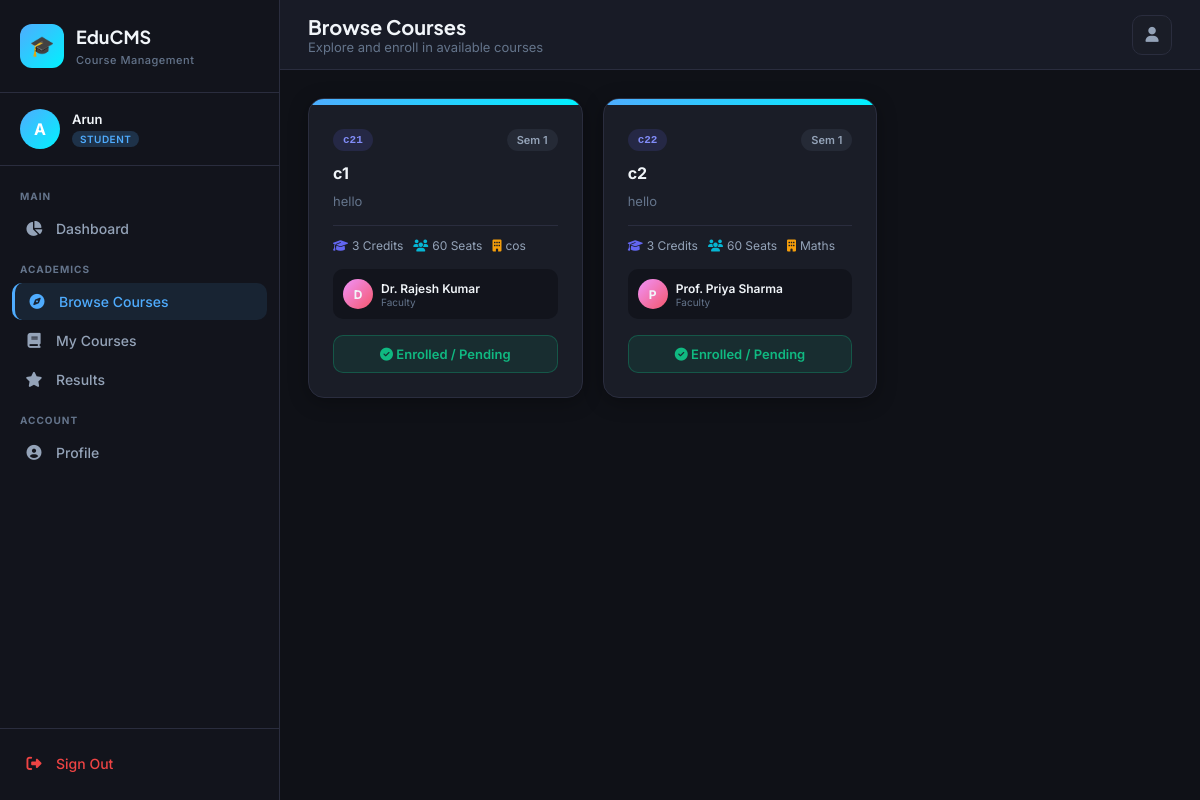
The page /student/courses (signed in) on the database its author committed.
### app.py (models this page shows)
class User(UserMixin, db.Model):
    __tablename__ = 'users'
    id = db.Column(db.Integer, primary_key=True)
    name = db.Column(db.String(100), nullable=False)
    email = db.Column(db.String(120), unique=True, nullable=False)
    password = db.Column(db.String(200), nullable=False)
    role = db.Column(db.String(20), nullable=False, default='student')  # admin/faculty/student
    phone = db.Column(db.String(20))
    department = db.Column(db.String(100))
    profile_pic = db.Column(db.String(200), default='default.png')
    is_active_account = db.Column(db.Boolean, default=True)
    created_at = db.Column(db.DateTime, default=datetime.utcnow)
    courses_taught = db.relationship('Course', backref='faculty', lazy=True, foreign_keys='Course.faculty_id')
    enrollments = db.relationship('Enrollment', backref='student', lazy=True, foreign_keys='Enrollment.student_id')

class Course(db.Model):
    __tablename__ = 'courses'
    id = db.Column(db.Integer, primary_key=True)
    name = db.Column(db.String(150), nullable=False)
    code = db.Column(db.String(20), unique=True, nullable=False)
    description = db.Column(db.Text)
    credits = db.Column(db.Integer, default=3)
    semester = db.Column(db.Integer, default=1)
    department = db.Column(db.String(100))
    faculty_id = db.Column(db.Integer, db.ForeignKey('users.id'))
    max_students = db.Column(db.Integer, default=60)
    is_active = db.Column(db.Boolean, default=True)
    created_at = db.Column(db.DateTime, default=datetime.utcnow)
    enrollments = db.relationship('Enrollment', backref='course', lazy=True)
    assignments = db.relationship('Assignment', backref='course', lazy=True)
    materials = db.relationship('Material', backref='course', lazy=True)
    exams = db.relationship('Exam', backref='course', lazy=True)

### app.py (the view)
@app.route('/student/courses')
@login_required
def student_courses():
    if current_user.role != 'student': return redirect(url_for('index'))
    all_courses = Course.query.filter_by(is_active=True).all()
    enrolled_ids = [e.course_id for e in Enrollment.query.filter_by(student_id=current_user.id).all()]
    return render_template('student/courses.html', all_courses=all_courses, enrolled_ids=enrolled_ids)

### app.py (called while the page is built)
@login_manager.user_loader
def load_user(user_id):
    return User.query.get(int(user_id))

@app.context_processor
def inject_now():
    return {'now': datetime.utcnow().date()}

### templates/student/courses.html (shortened to what this page needs)
{% extends "base.html" %}
{% block page_title %}Browse Courses{% endblock %}
{% block page_subtitle %}Explore and enroll in available courses{% endblock %}
{% block content %}
<div class="grid-3">
    {% for course in all_courses %}
    <div class="card">
        <div style="height:6px;background:linear-gradient(135deg,#4facfe,#00f2fe)"></div>
        <div class="card-body">
            <div style="display:flex;justify-content:space-between;margin-bottom:12px">
                <span class="badge badge-primary" style="font-family:monospace">{{ course.code }}</span>
                <span class="badge badge-secondary">Sem {{ course.semester }}</span>
            </div>
            <h3 style="font-size:16px;font-weight:700;color:#f1f5f9;margin-bottom:8px;line-height:1.3">{{ course.name }}</h3>
            <p style="font-size:13px;color:#64748b;margin-bottom:14px;line-height:1.5">
                {{ (course.description or 'No description provided.')[:90] }}{% if course.description and course.description|length > 90 %}…{% endif %}
            </p>
            <div style="display:flex;flex-wrap:wrap;gap:10px;font-size:12px;color:#94a3b8;margin-bottom:16px;padding-top:12px;border-top:1px solid #2a2d3e">
                <span><i class="fas fa-graduation-cap" style="color:#6366f1;margin-right:4px"></i>{{ course.credits }} Credits</span>
                <span><i class="fas fa-users" style="color:#06b6d4;margin-right:4px"></i>{{ course.max_students }} Seats</span>
                <span><i class="fas fa-building" style="color:#f59e0b;margin-right:4px"></i>{{ course.department or 'General' }}</span>
            </div>
            {% if course.faculty %}
            <div style="display:flex;align-items:center;gap:8px;margin-bottom:16px;padding:10px;background:#12141c;border-radius:10px">
                <div style="width:30px;height:30px;border-radius:50%;background:linear-gradient(135deg,#f093fb,#f5576c);display:flex;align-items:center;justify-content:center;font-size:12px;font-weight:700">
                    {{ course.faculty.name[0] }}
                </div>
                <div>
                    <div style="font-size:12px;font-weight:600;color:#f1f5f9">{{ course.faculty.name }}</div>
                    <div style="font-size:10px;color:#64748b">Faculty</div>
                </div>
            </div>
            {% endif %}
            {% if course.id in enrolled_ids %}
                {% set enroll = namespace(status='') %}
                <div style="width:100%;padding:10px;text-align:center;border-radius:10px;font-size:13px;font-weight:600;
                            background:rgba(16,185,129,0.1);color:#10b981;border:1px solid rgba(16,185,129,0.3)">
                    <i class="fas fa-check-circle"></i> Enrolled / Pending
                </div>
            {% else %}
            <form method="POST" action="/student/enroll/{{ course.id }}">
                <button type="submit" class="btn btn-primary w-full" style="justify-content:center">
                    <i class="fas fa-plus-circle"></i> Enroll Now
                </button>
            </form>
            {% endif %}
        </div>
    </div>
    {% endfor %}
</div>
{% endblock %}

### templates/base.html (shortened to what this page needs)
<!DOCTYPE html>
<html lang="en">
<head>
    <link rel="stylesheet" href="https://cdnjs.cloudflare.com/ajax/libs/font-awesome/6.5.0/css/all.min.css">
</head>
<body>
{% if current_user.is_authenticated %}
<aside class="sidebar" id="sidebar">
    <div class="sidebar-brand">
        <div class="brand-icon">🎓</div>
        <div class="brand-text">
            <h1>EduCMS</h1>
            <span>Course Management</span>
        </div>
    </div>
    <div class="sidebar-user">
        <div class="user-avatar" style="background:
            {% if current_user.role == 'admin' %}var(--admin-gradient)
            {% elif current_user.role == 'faculty' %}var(--faculty-gradient)
            {% else %}var(--student-gradient){% endif %}">
            {{ current_user.name[0].upper() }}
        </div>
        <div class="user-info">
            <h4>{{ current_user.name.split(' ')[0] }}</h4>
            <span class="role-badge badge-{{ current_user.role }}">{{ current_user.role }}</span>
        </div>
    </div>
    <nav class="sidebar-nav">
        {% if current_user.role == 'admin' %}
        <div class="nav-section">
            <div class="nav-section-label">Main</div>
            <a href="/admin/dashboard" class="nav-item {% if request.path == '/admin/dashboard' %}active{% endif %}">
                <i class="fas fa-chart-pie"></i> Dashboard
            </a>
        </div>
        <div class="nav-section">
            <div class="nav-section-label">Management</div>
            <a href="/admin/courses" class="nav-item {% if '/admin/courses' in request.path %}active{% endif %}">
                <i class="fas fa-book-open"></i> Courses
            </a>
            <a href="/admin/users" class="nav-item {% if '/admin/users' in request.path %}active{% endif %}">
                <i class="fas fa-users"></i> Users
            </a>
            <a href="/admin/enrollments" class="nav-item {% if '/admin/enrollments' in request.path %}active{% endif %}">
                <i class="fas fa-user-check"></i> Enrollments
            </a>
        </div>
        <div class="nav-section">
            <div class="nav-section-label">Communication</div>
            <a href="/admin/announcements" class="nav-item {% if '/admin/announcements' in request.path %}active{% endif %}">
                <i class="fas fa-bullhorn"></i> Announcements
            </a>
            <a href="/admin/reports" class="nav-item {% if '/admin/reports' in request.path %}active{% endif %}">
                <i class="fas fa-chart-bar"></i> Reports
            </a>
        </div>
        {% elif current_user.role == 'student' %}
        <div class="nav-section">
            <div class="nav-section-label">Main</div>
            <a href="/student/dashboard" class="nav-item {% if request.path == '/student/dashboard' %}active{% endif %}">
                <i class="fas fa-chart-pie"></i> Dashboard
            </a>
        </div>
        <div class="nav-section">
            <div class="nav-section-label">Academics</div>
            <a href="/student/courses" class="nav-item {% if request.path == '/student/courses' %}active{% endif %}">
                <i class="fas fa-compass"></i> Browse Courses
            </a>
            <a href="/student/my-courses" class="nav-item {% if '/student/my-courses' in request.path %}active{% endif %}">
                <i class="fas fa-book"></i> My Courses
            </a>
            <a href="/student/results" class="nav-item {% if '/student/results' in request.path %}active{% endif %}">
                <i class="fas fa-star"></i> Results
            </a>
        </div>
        {% endif %}
        <div class="nav-section">
            <div class="nav-section-label">Account</div>
            <a href="/profile" class="nav-item {% if request.path == '/profile' %}active{% endif %}">
                <i class="fas fa-user-circle"></i> Profile
            </a>
        </div>
    </nav>
    <div class="sidebar-footer">
        <a href="/logout" class="nav-item" style="color: #ef4444;">
            <i class="fas fa-sign-out-alt"></i> Sign Out
        </a>
    </div>
</aside>
<main class="main-content">
    <header class="header">
        <div class="header-left">
            <div>
                <div class="page-title">{% block page_title %}Dashboard{% endblock %}</div>
                <div class="page-subtitle">{% block page_subtitle %}{% endblock %}</div>
            </div>
        </div>
        <div class="header-right">
            <a href="/profile" class="header-btn" title="Profile">
                <i class="fas fa-user"></i>
            </a>
        </div>
    </header>
    <div class="page-content">
        {% block content %}{% endblock %}
    </div>
</main>
{% else %}
{% block auth_content %}{% endblock %}
{% endif %}
</body>
</html>

### rows shown on the page
User: name "A", name "Arun", role "STUDENT"
Course: code "c21", semester "1", name "c1", description "hello", credits "3", max_students "60", department "cos", faculty "D", faculty.name "Dr. Rajesh Kumar", shows "Enrolled / Pending"
Course: code "c22", semester "1", name "c2", description "hello", credits "3", max_students "60", department "Maths", faculty "P", faculty.name "Prof. Priya Sharma", shows "Enrolled / Pending"
